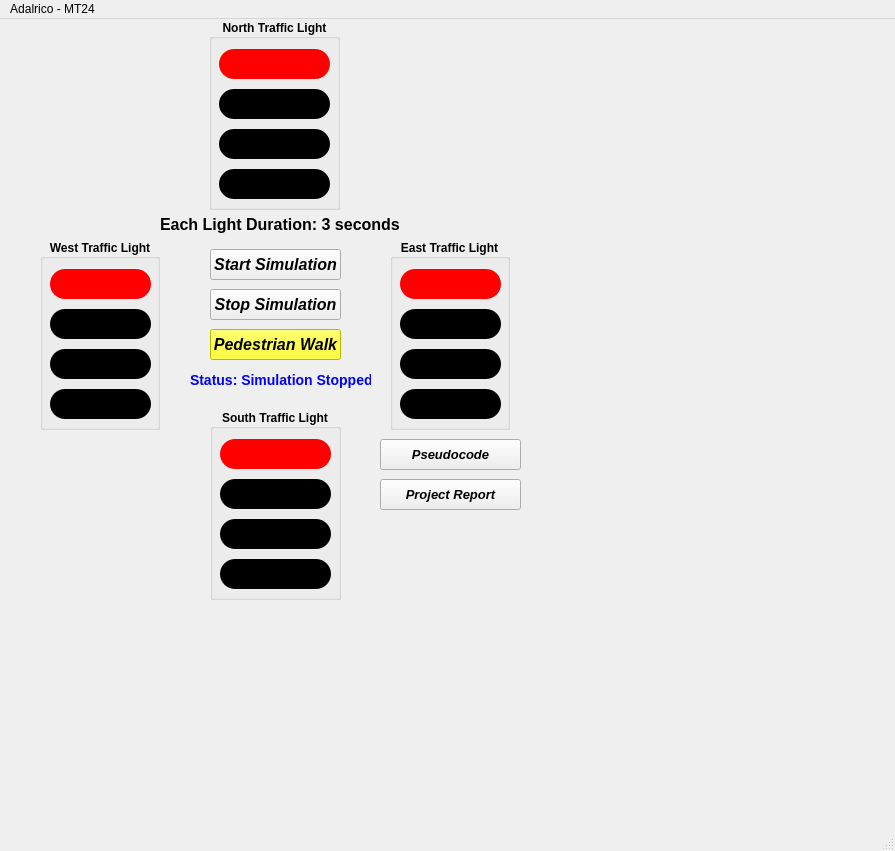
<?xml version="1.0" encoding="UTF-8"?>
<ui version="4.0">
 <class>MainWindow</class>
 <widget class="QMainWindow" name="MainWindow">
  <property name="geometry">
   <rect>
    <x>0</x>
    <y>0</y>
    <width>895</width>
    <height>851</height>
   </rect>
  </property>
  <property name="windowTitle">
   <string>MainWindow</string>
  </property>
  <widget class="QWidget" name="centralwidget">
   <widget class="QGroupBox" name="groupBox">
    <property name="geometry">
     <rect>
      <x>209</x>
      <y>0</y>
      <width>131</width>
      <height>191</height>
     </rect>
    </property>
    <property name="font">
     <font>
      <bold>true</bold>
     </font>
    </property>
    <property name="title">
     <string>North Traffic Light</string>
    </property>
    <property name="alignment">
     <set>Qt::AlignmentFlag::AlignCenter</set>
    </property>
    <widget class="QLabel" name="northRedLight">
     <property name="geometry">
      <rect>
       <x>10</x>
       <y>30</y>
       <width>111</width>
       <height>30</height>
      </rect>
     </property>
     <property name="font">
      <font>
       <bold>false</bold>
      </font>
     </property>
     <property name="styleSheet">
      <string notr="true">background-color: red;
border-radius: 15px;
min-width: 30px;
min-height: 30px;
</string>
     </property>
     <property name="text">
      <string/>
     </property>
    </widget>
    <widget class="QLabel" name="northGreenLight">
     <property name="geometry">
      <rect>
       <x>10</x>
       <y>110</y>
       <width>111</width>
       <height>30</height>
      </rect>
     </property>
     <property name="font">
      <font>
       <bold>false</bold>
      </font>
     </property>
     <property name="styleSheet">
      <string notr="true">background-color: black;
border-radius: 15px;
min-width: 30px;
min-height: 30px;
</string>
     </property>
     <property name="text">
      <string/>
     </property>
    </widget>
    <widget class="QLabel" name="northYellowLight">
     <property name="geometry">
      <rect>
       <x>10</x>
       <y>70</y>
       <width>111</width>
       <height>30</height>
      </rect>
     </property>
     <property name="font">
      <font>
       <bold>false</bold>
      </font>
     </property>
     <property name="styleSheet">
      <string notr="true">background-color: black;
border-radius: 15px;
min-width: 30px;
min-height: 30px;
</string>
     </property>
     <property name="text">
      <string/>
     </property>
    </widget>
    <widget class="QLabel" name="northPedestrianLight">
     <property name="geometry">
      <rect>
       <x>10</x>
       <y>150</y>
       <width>111</width>
       <height>30</height>
      </rect>
     </property>
     <property name="font">
      <font>
       <bold>true</bold>
      </font>
     </property>
     <property name="styleSheet">
      <string notr="true">background-color: black;
border-radius: 15px;
min-width: 30px;
min-height: 30px;
</string>
     </property>
     <property name="text">
      <string>       PEDESTRIAN</string>
     </property>
    </widget>
   </widget>
   <widget class="QGroupBox" name="groupBox_2">
    <property name="geometry">
     <rect>
      <x>210</x>
      <y>390</y>
      <width>131</width>
      <height>191</height>
     </rect>
    </property>
    <property name="font">
     <font>
      <bold>true</bold>
     </font>
    </property>
    <property name="title">
     <string>South Traffic Light</string>
    </property>
    <property name="alignment">
     <set>Qt::AlignmentFlag::AlignCenter</set>
    </property>
    <widget class="QLabel" name="southRedLight">
     <property name="geometry">
      <rect>
       <x>10</x>
       <y>30</y>
       <width>111</width>
       <height>30</height>
      </rect>
     </property>
     <property name="font">
      <font>
       <bold>false</bold>
      </font>
     </property>
     <property name="styleSheet">
      <string notr="true">background-color: red;
border-radius: 15px;
min-width: 30px;
min-height: 30px;
</string>
     </property>
     <property name="text">
      <string/>
     </property>
    </widget>
    <widget class="QLabel" name="southGreenLight">
     <property name="geometry">
      <rect>
       <x>10</x>
       <y>110</y>
       <width>111</width>
       <height>30</height>
      </rect>
     </property>
     <property name="font">
      <font>
       <bold>false</bold>
      </font>
     </property>
     <property name="styleSheet">
      <string notr="true">background-color: black;
border-radius: 15px;
min-width: 30px;
min-height: 30px;
</string>
     </property>
     <property name="text">
      <string/>
     </property>
    </widget>
    <widget class="QLabel" name="southYellowLight">
     <property name="geometry">
      <rect>
       <x>10</x>
       <y>70</y>
       <width>111</width>
       <height>30</height>
      </rect>
     </property>
     <property name="font">
      <font>
       <bold>false</bold>
      </font>
     </property>
     <property name="styleSheet">
      <string notr="true">background-color: black;
border-radius: 15px;
min-width: 30px;
min-height: 30px;
</string>
     </property>
     <property name="text">
      <string/>
     </property>
    </widget>
    <widget class="QLabel" name="southPedestrianLight">
     <property name="geometry">
      <rect>
       <x>10</x>
       <y>150</y>
       <width>111</width>
       <height>30</height>
      </rect>
     </property>
     <property name="font">
      <font>
       <bold>true</bold>
      </font>
     </property>
     <property name="styleSheet">
      <string notr="true">background-color: black;
border-radius: 15px;
min-width: 30px;
min-height: 30px;
</string>
     </property>
     <property name="text">
      <string>       PEDESTRIAN</string>
     </property>
    </widget>
   </widget>
   <widget class="QGroupBox" name="groupBox_3">
    <property name="geometry">
     <rect>
      <x>40</x>
      <y>220</y>
      <width>120</width>
      <height>191</height>
     </rect>
    </property>
    <property name="font">
     <font>
      <bold>true</bold>
     </font>
    </property>
    <property name="title">
     <string>West Traffic Light</string>
    </property>
    <property name="alignment">
     <set>Qt::AlignmentFlag::AlignCenter</set>
    </property>
    <widget class="QLabel" name="westRedLight">
     <property name="geometry">
      <rect>
       <x>10</x>
       <y>30</y>
       <width>101</width>
       <height>30</height>
      </rect>
     </property>
     <property name="font">
      <font>
       <bold>false</bold>
      </font>
     </property>
     <property name="styleSheet">
      <string notr="true">background-color: red;
border-radius: 15px;
min-width: 30px;
min-height: 30px;
</string>
     </property>
     <property name="text">
      <string/>
     </property>
    </widget>
    <widget class="QLabel" name="westGreenLight">
     <property name="geometry">
      <rect>
       <x>10</x>
       <y>110</y>
       <width>101</width>
       <height>30</height>
      </rect>
     </property>
     <property name="font">
      <font>
       <bold>false</bold>
      </font>
     </property>
     <property name="styleSheet">
      <string notr="true">background-color: black;
border-radius: 15px;
min-width: 30px;
min-height: 30px;

</string>
     </property>
     <property name="text">
      <string/>
     </property>
    </widget>
    <widget class="QLabel" name="westYellowLight">
     <property name="geometry">
      <rect>
       <x>10</x>
       <y>70</y>
       <width>101</width>
       <height>30</height>
      </rect>
     </property>
     <property name="font">
      <font>
       <bold>false</bold>
      </font>
     </property>
     <property name="styleSheet">
      <string notr="true">background-color: black;
border-radius: 15px;
min-width: 30px;
min-height: 30px;
</string>
     </property>
     <property name="text">
      <string/>
     </property>
    </widget>
    <widget class="QLabel" name="westPedestrianLight">
     <property name="geometry">
      <rect>
       <x>10</x>
       <y>150</y>
       <width>101</width>
       <height>30</height>
      </rect>
     </property>
     <property name="font">
      <font>
       <bold>true</bold>
      </font>
     </property>
     <property name="styleSheet">
      <string notr="true">background-color: black;
border-radius: 15px;
min-width: 30px;
min-height: 30px;

</string>
     </property>
     <property name="text">
      <string>     PEDESTRIAN</string>
     </property>
    </widget>
   </widget>
   <widget class="QGroupBox" name="groupBox_4">
    <property name="geometry">
     <rect>
      <x>390</x>
      <y>220</y>
      <width>120</width>
      <height>191</height>
     </rect>
    </property>
    <property name="font">
     <font>
      <bold>true</bold>
     </font>
    </property>
    <property name="title">
     <string>East Traffic Light</string>
    </property>
    <property name="alignment">
     <set>Qt::AlignmentFlag::AlignCenter</set>
    </property>
    <widget class="QLabel" name="eastRedLight">
     <property name="geometry">
      <rect>
       <x>10</x>
       <y>30</y>
       <width>101</width>
       <height>30</height>
      </rect>
     </property>
     <property name="font">
      <font>
       <bold>false</bold>
      </font>
     </property>
     <property name="styleSheet">
      <string notr="true">background-color: red;
border-radius: 15px;
min-width: 30px;
min-height: 30px;
</string>
     </property>
     <property name="text">
      <string/>
     </property>
    </widget>
    <widget class="QLabel" name="eastGreenLight">
     <property name="geometry">
      <rect>
       <x>10</x>
       <y>110</y>
       <width>101</width>
       <height>30</height>
      </rect>
     </property>
     <property name="font">
      <font>
       <bold>false</bold>
      </font>
     </property>
     <property name="styleSheet">
      <string notr="true">background-color: black;
border-radius: 15px;
min-width: 30px;
min-height: 30px;
</string>
     </property>
     <property name="text">
      <string/>
     </property>
    </widget>
    <widget class="QLabel" name="eastYellowLight">
     <property name="geometry">
      <rect>
       <x>10</x>
       <y>70</y>
       <width>101</width>
       <height>30</height>
      </rect>
     </property>
     <property name="font">
      <font>
       <bold>false</bold>
      </font>
     </property>
     <property name="styleSheet">
      <string notr="true">background-color: black;
border-radius: 15px;
min-width: 30px;
min-height: 30px;
</string>
     </property>
     <property name="text">
      <string/>
     </property>
    </widget>
    <widget class="QLabel" name="eastPedestrianLight">
     <property name="geometry">
      <rect>
       <x>10</x>
       <y>150</y>
       <width>101</width>
       <height>30</height>
      </rect>
     </property>
     <property name="font">
      <font>
       <bold>true</bold>
       <strikeout>false</strikeout>
      </font>
     </property>
     <property name="styleSheet">
      <string notr="true">background-color: black;
border-radius: 15px;
min-width: 30px;
min-height: 30px;
</string>
     </property>
     <property name="text">
      <string>     PEDESTRIAN</string>
     </property>
    </widget>
   </widget>
   <widget class="QPushButton" name="startButton">
    <property name="geometry">
     <rect>
      <x>210</x>
      <y>230</y>
      <width>131</width>
      <height>31</height>
     </rect>
    </property>
    <property name="font">
     <font>
      <pointsize>12</pointsize>
      <italic>true</italic>
      <bold>true</bold>
     </font>
    </property>
    <property name="text">
     <string>Start Simulation</string>
    </property>
   </widget>
   <widget class="QPushButton" name="stopButton">
    <property name="geometry">
     <rect>
      <x>210</x>
      <y>270</y>
      <width>131</width>
      <height>31</height>
     </rect>
    </property>
    <property name="font">
     <font>
      <pointsize>12</pointsize>
      <italic>true</italic>
      <bold>true</bold>
     </font>
    </property>
    <property name="text">
     <string>Stop Simulation</string>
    </property>
   </widget>
   <widget class="QPushButton" name="pedestrianButton">
    <property name="geometry">
     <rect>
      <x>210</x>
      <y>310</y>
      <width>131</width>
      <height>31</height>
     </rect>
    </property>
    <property name="font">
     <font>
      <pointsize>12</pointsize>
      <italic>true</italic>
      <bold>true</bold>
     </font>
    </property>
    <property name="styleSheet">
     <string notr="true">background-color: yellow;
</string>
    </property>
    <property name="text">
     <string>Pedestrian Walk</string>
    </property>
   </widget>
   <widget class="QLabel" name="statusLabel">
    <property name="geometry">
     <rect>
      <x>190</x>
      <y>350</y>
      <width>181</width>
      <height>21</height>
     </rect>
    </property>
    <property name="font">
     <font>
      <pointsize>-1</pointsize>
      <bold>true</bold>
     </font>
    </property>
    <property name="styleSheet">
     <string notr="true">font-size: 14px;
font-weight: bold;
color: blue;
</string>
    </property>
    <property name="text">
     <string>Status: Simulation Stopped</string>
    </property>
   </widget>
   <widget class="QLabel" name="timerLabel">
    <property name="geometry">
     <rect>
      <x>160</x>
      <y>190</y>
      <width>241</width>
      <height>31</height>
     </rect>
    </property>
    <property name="styleSheet">
     <string notr="true">font-size: 16px;
font-weight: bold;
text-align: center;
</string>
    </property>
    <property name="text">
     <string>Each Light Duration: 3 seconds</string>
    </property>
   </widget>
   <widget class="QPushButton" name="pseudoButton">
    <property name="geometry">
     <rect>
      <x>380</x>
      <y>420</y>
      <width>141</width>
      <height>31</height>
     </rect>
    </property>
    <property name="font">
     <font>
      <pointsize>10</pointsize>
      <italic>true</italic>
      <bold>true</bold>
      <strikeout>false</strikeout>
     </font>
    </property>
    <property name="cursor">
     <cursorShape>WhatsThisCursor</cursorShape>
    </property>
    <property name="text">
     <string>Pseudocode</string>
    </property>
    <property name="icon">
     <iconset theme="QIcon::ThemeIcon::DialogInformation"/>
    </property>
   </widget>
   <widget class="QPushButton" name="openReport">
    <property name="geometry">
     <rect>
      <x>380</x>
      <y>460</y>
      <width>141</width>
      <height>31</height>
     </rect>
    </property>
    <property name="font">
     <font>
      <pointsize>10</pointsize>
      <italic>true</italic>
      <bold>true</bold>
      <strikeout>false</strikeout>
     </font>
    </property>
    <property name="cursor">
     <cursorShape>WhatsThisCursor</cursorShape>
    </property>
    <property name="text">
     <string>Project Report</string>
    </property>
    <property name="icon">
     <iconset theme="QIcon::ThemeIcon::MailAttachment"/>
    </property>
   </widget>
  </widget>
  <widget class="QMenuBar" name="menubar">
   <property name="geometry">
    <rect>
     <x>0</x>
     <y>0</y>
     <width>895</width>
     <height>21</height>
    </rect>
   </property>
   <widget class="QMenu" name="menuAdalrico_MT24">
    <property name="title">
     <string>Adalrico - MT24</string>
    </property>
   </widget>
   <addaction name="menuAdalrico_MT24"/>
  </widget>
  <widget class="QStatusBar" name="statusbar"/>
 </widget>
 <resources/>
 <connections/>
</ui>
